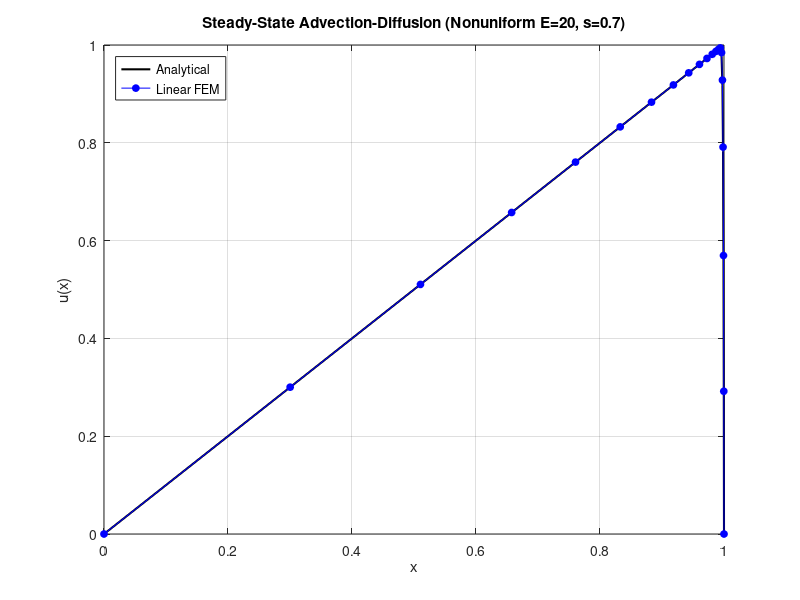

This figure's MATLAB source:
% --- Parameters ---
L = 1.0;
c = 1.0;
nu = 1e-3;
f = 1.0;
E = 20;          % Number of nonuniform elements
N = E + 1;       % Number of global nodes
s = 0.7;         % Geometric progression scale factor

% --- Mesh Generation ---
L1 = L * (1 - s) / (1 - s^E);   % Calculate first element length
Le = L1 * s.^(0:E-1);           % Array of all element lengths
x = [0, cumsum(Le)]';           % Nodal coordinates

% --- Initialize Global Matrices ---
K = sparse(N, N); 
F = zeros(N, 1);

% --- Assembly Process ---
for e = 1:E
    h_e = Le(e); % Local element length
    
    % Local matrices
    A_e = (1.0 / h_e) * [1.0, -1.0; -1.0, 1.0];
    C_e = 0.5 * [-1.0, 1.0; -1.0, 1.0];
    
    % Combined local stiffness
    K_e = nu * A_e + c * C_e;
    
    % Local load vector
    F_e = (f * h_e / 2.0) * [1.0; 1.0];
   
    idx = [e, e+1]; 
    K(idx, idx) = K(idx, idx) + K_e;
    F(idx) = F(idx) + F_e;
end

% --- Apply Dirichlet Boundary Conditions ---
% u(0) = 0
K(1, :) = 0.0;
K(1, 1) = 1.0;
F(1) = 0.0;

% u(L) = 0
K(end, :) = 0.0;
K(end, end) = 1.0;
F(end) = 0.0;

% --- Solve the Linear System ---
u_h = K \ F;

% --- Analytical Solution ---
u_ex = x - exp((c / nu) * (x - L));
u_ex(1) = 0.0;   
u_ex(end) = 0.0; 

% --- Calculate Error ---
interior_idx = 2:(N-1);
rel_error = abs(u_ex(interior_idx) - u_h(interior_idx)) ./ abs(u_ex(interior_idx));
max_rel_error = max(rel_error);

fprintf('Maximum pointwise relative error: %.4e\n', max_rel_error);

% --- Plotting ---
figure;
plot(x, u_ex, 'k-', 'LineWidth', 1.5); hold on;
plot(x, u_h, 'bo-', 'MarkerSize', 5, 'MarkerFaceColor', 'b');
title('Steady-State Advection-Diffusion (Nonuniform E=20, s=0.7)');
xlabel('x');
ylabel('u(x)');
legend('Analytical', 'Linear FEM', 'Location', 'NorthWest');
grid on;
hold off;
